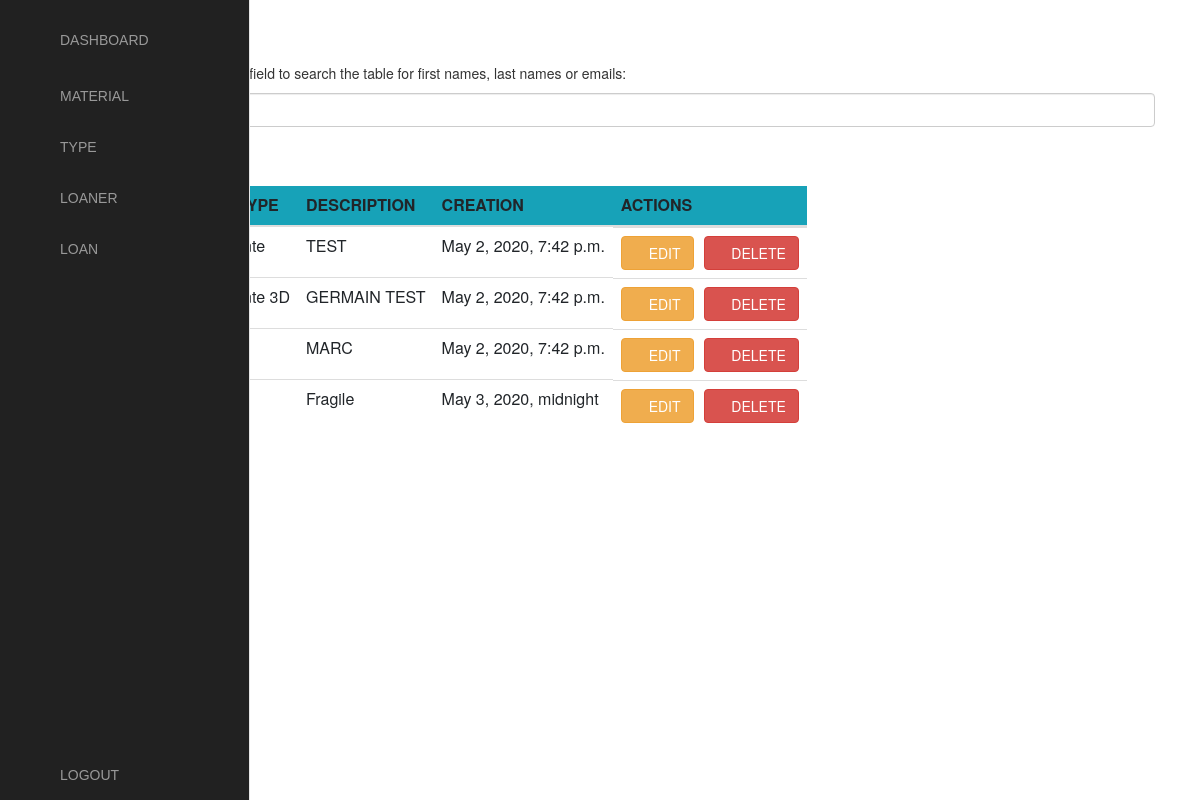
Page /TypeView on the earlier database version.
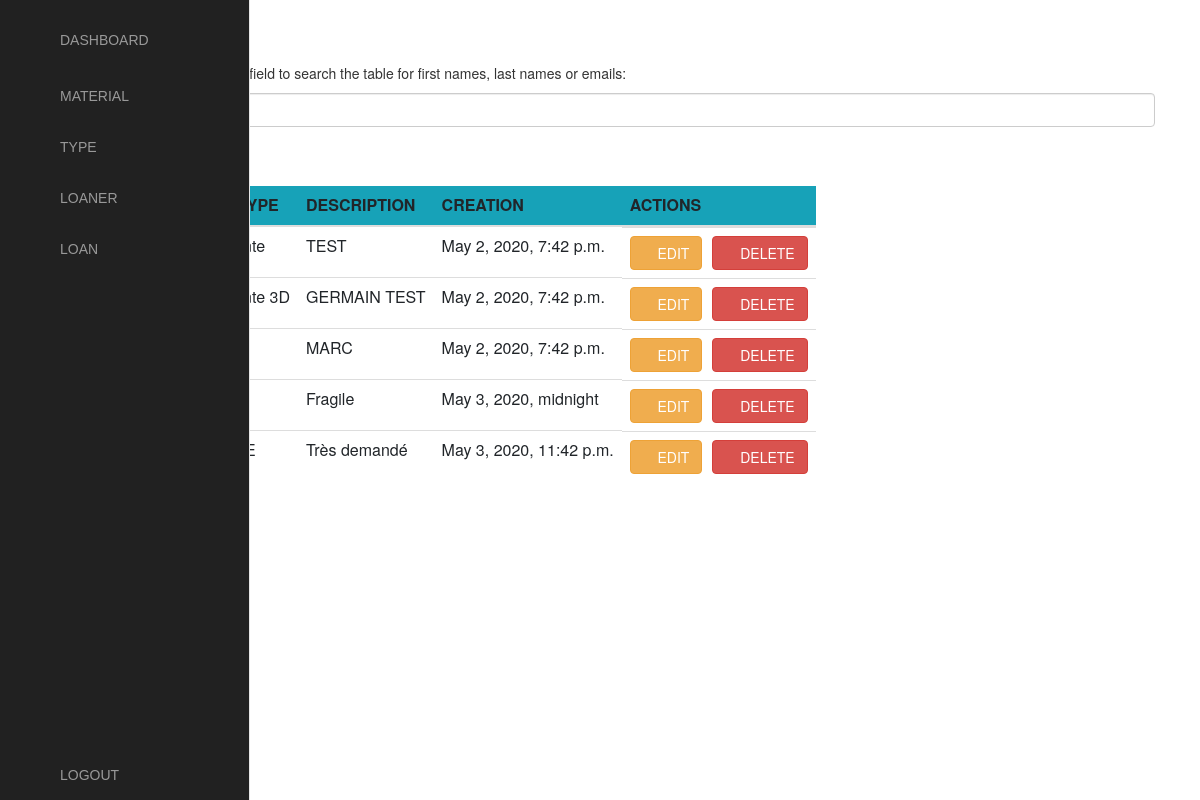
Same page on the later database version.
### siteWeb/models.py (models this page shows, shortened)
class Type(models.Model):
    TYPE_GENERIC = 'generic'
    TYPE_UNIQUE = 'unique'
    TYPE_CHOICES = (
        (TYPE_GENERIC, 'generic'),
        (TYPE_UNIQUE, 'unique'),
    )
    material_type = models.CharField(max_length=250, choices=TYPE_CHOICES, default=TYPE_GENERIC)
    name_type = models.CharField(max_length=250)
    description = models.TextField(blank=True)
    creation_date_type = models.DateTimeField(auto_now_add=True)

### siteWeb/crudAjaxTypeViews.py (the view)
# urls.py: path('TypeView', TypeView.as_view(), name='TypeView'),
class TypeView(TemplateView):
    template_name = 'siteWeb/type/ajaxCrudType.html'
    def get_context_data(self, **kwargs):
        context = super().get_context_data(**kwargs)
        context['types'] = Type.objects.all()
        return context

### siteWeb/templates/siteWeb/type/ajaxCrudType.html (shortened to what this page needs)
{% include "siteWeb/includes/dashboard.html" %}
{% load crispy_forms_tags %}
{% load static %}
{% block content %}
<head>
</head>
<div class="container">
    <div class="container">
        <div class="container-fluid">
            <h2>Types</h2>
            <p>Type something in the input field to search the table for first names, last names or emails:</p>
            <input class="form-control" id="myInput" type="text" placeholder="Search..">
            <br>
            <button class="btn btn-success add-form offset-12">
                <span> ADD TYPE</span>
            </button>
        </div>
        <div class="table-responsive table-body">
            <table id="typeTable" class="table container-fluid table-responsive mt-2">
                <thead class="bg-info">
                    <th scope="row">ID</th>
                    <th scope="col">TYPE</th>
                    <th scope="col">NAME TYPE</th>
                    <th scope="col">DESCRIPTION</th>
                    <th scope="col">CREATION</th>
                    <th scope="col">ACTIONS</th>
                </thead>
                <tbody id="myTable">
                    {% for type in types %}
                    <tr id="type-{{type.id}}">
                        <td>{{type.id}}</td>
                        <td class="typeMaterial_type typeData" name="material_type">{{type.material_type}}</td>
                        <td class="typeName_type typeData" name="name_type">{{type.name_type}}</td>
                        <td class="typeDescription typeData" name="description">{{type.description}}</td>
                        <td class="typeCreation_date typeData" name="creation_date">{{type.creation_date_type}}</td>
                        <td class="d-flex">
                            <button class="btn btn-warning edit-form mr-2" onClick="editType({{type.id}})">
                                <span><i class="far fa-edit"></i></span> EDIT
                            </button>
                            <button class="btn btn-danger ml-2" onClick="deleteType({{type.id}})">
                                <span><i class="far fa-trash-alt"></i></span> DELETE
                            </button>
                        </td>
                    </tr>
                    {% endfor %}
                </tbody>
            </table>
        </div>
    </div>
</div>
{% endblock %}

Differences in the rows shown:
added Type: description "Très demandé", creation_date_type "May 3, 2020, 11:42 p.m."
